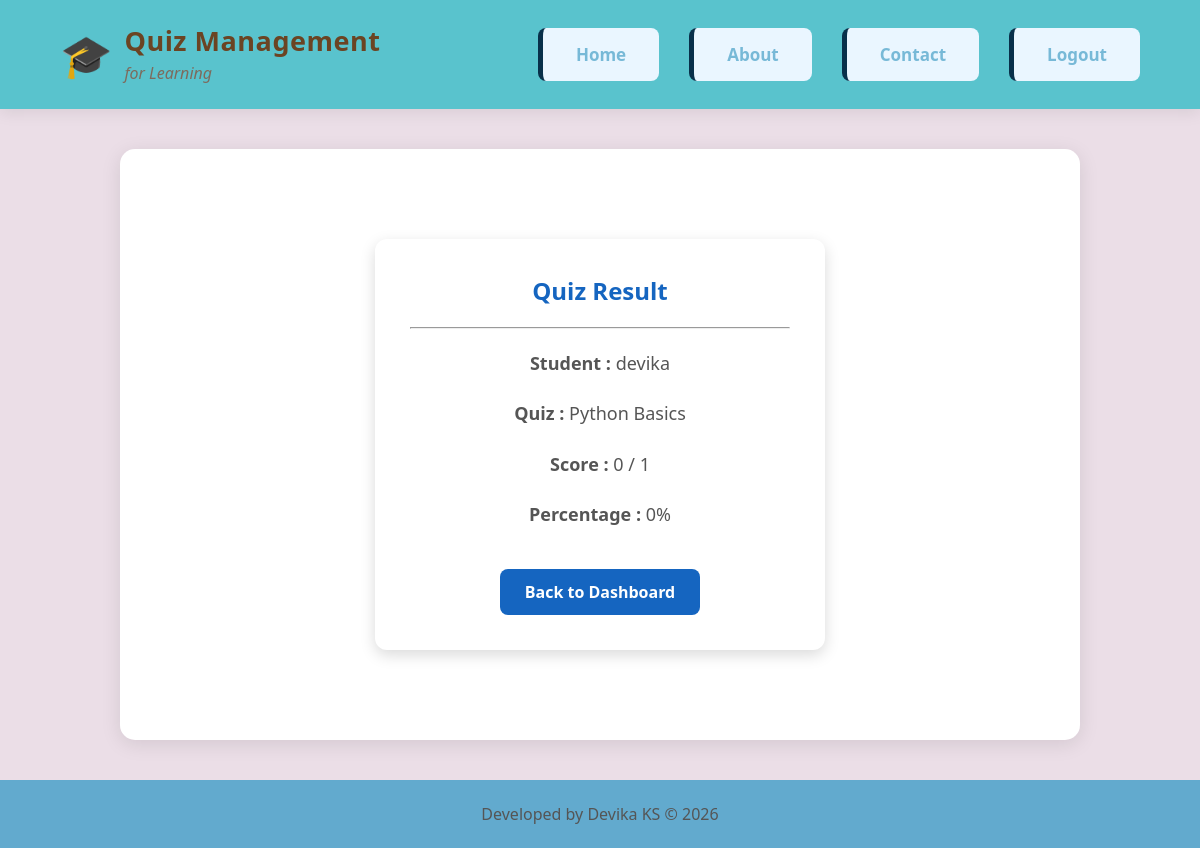
The page /result/ (signed in) on the database its author committed.
### myapp/models.py (models this page shows, shortened)
class CustomUser(AbstractUser):
    ROLE_CHOICES = (
        ('admin', 'Admin'),
        ('student', 'Student'),
    )
    role = models.CharField(max_length=10, choices=ROLE_CHOICES, default='student')

class Result(models.Model):
    student = models.ForeignKey(CustomUser, on_delete=models.CASCADE)
    quiz = models.ForeignKey(Quiz, on_delete=models.CASCADE)
    score = models.IntegerField()
    total_marks = models.IntegerField()
    submitted_at = models.DateTimeField(auto_now_add=True)

class Quiz(models.Model):
    title = models.CharField(max_length=100)
    subject = models.CharField(max_length=100)
    description = models.TextField()
    duration = models.IntegerField(help_text="Duration in minutes")
    total_marks = models.IntegerField()
    created_by = models.ForeignKey(
        CustomUser,
        on_delete=models.CASCADE,
        related_name="quizzes"
    )
    created_at = models.DateTimeField(auto_now_add=True)

### myapp/views.py (the view)
# urls.py: path("result/", views.result, name="result"),
@login_required
def result(request):
    latest_result = Result.objects.filter(
        student=request.user
    ).latest('submitted_at')
    return render(request, "result.html", {
        "result": latest_result
    })

### templates/result.html
{% extends 'base.html' %}
{% block content %}
<div class="result-box">
    <h2>Quiz Result</h2>
    <hr>
    <p><strong>Student :</strong> {{ request.user.username }}</p>
    <p><strong>Quiz :</strong> {{ result.quiz.title }}</p>
    <p><strong>Score :</strong> {{ result.score }} / {{ result.total_marks }}</p>
    <p><strong>Percentage :</strong>
        {% widthratio result.score result.total_marks 100 %}%
    </p>
    <a href="{% url 'student_dashboard' %}" class="back-btn">
        Back to Dashboard
    </a>
</div>
{% endblock %}

### static/css/style.css (style rules this page uses)
* { margin:0; padding:0; box-sizing:border-box; font-family:'Segoe UI', sans-serif; }
body { background:linear-gradient( to bottom, #ebdee7, #ebdee7 ); }
h2 { color:#08304a; margin-bottom:20px; }
p { line-height:1.8; color:#555; }
.result-box { width: 450px; margin: 60px auto; background: white; padding: 35px; border-radius: 12px; box-shadow: 0 5px 15px rgba(0,0,0,0.15); text-align: center; }
.result-box h2 { color: #1565C0; margin-bottom: 20px; }
.result-box p { font-size: 18px; margin: 18px 0; }
.back-btn { display: inline-block; margin-top: 20px; padding: 12px 25px; background: #1565C0; color: white; text-decoration: none; border-radius: 8px; font-weight: bold; }

### rows shown on the page
CustomUser: user.username "devika"
Result: quiz "Python Basics", score "0", total_marks "1", score+total_marks "0"
